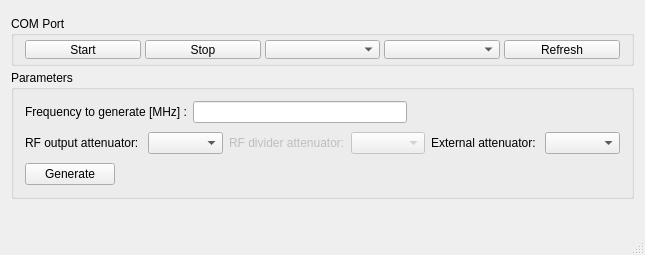
<?xml version="1.0" encoding="UTF-8"?>
<ui version="4.0">
 <class>Generator</class>
 <widget class="QMainWindow" name="Generator">
  <property name="geometry">
   <rect>
    <x>0</x>
    <y>0</y>
    <width>645</width>
    <height>254</height>
   </rect>
  </property>
  <property name="windowTitle">
   <string>Generator</string>
  </property>
  <widget class="QWidget" name="centralWidget">
   <layout class="QGridLayout" name="gridLayout">
    <property name="spacing">
     <number>9</number>
    </property>
    <item row="1" column="0" colspan="2">
     <widget class="QGroupBox" name="groupBox">
      <property name="title">
       <string>Parameters</string>
      </property>
      <layout class="QGridLayout" name="gridLayout_2">
       <property name="spacing">
        <number>9</number>
       </property>
       <item row="3" column="0">
        <layout class="QHBoxLayout" name="horizontalLayout_5">
         <property name="bottomMargin">
          <number>0</number>
         </property>
         <item>
          <widget class="QPushButton" name="PB_freq">
           <property name="minimumSize">
            <size>
             <width>90</width>
             <height>0</height>
            </size>
           </property>
           <property name="text">
            <string>Generate</string>
           </property>
          </widget>
         </item>
         <item>
          <spacer name="horizontalSpacer_5">
           <property name="orientation">
            <enum>Qt::Horizontal</enum>
           </property>
           <property name="sizeHint" stdset="0">
            <size>
             <width>30</width>
             <height>20</height>
            </size>
           </property>
          </spacer>
         </item>
        </layout>
       </item>
       <item row="0" column="0">
        <layout class="QHBoxLayout" name="horizontalLayout">
         <item>
          <widget class="QLabel" name="L_freq">
           <property name="text">
            <string>Frequency to generate [MHz] :</string>
           </property>
          </widget>
         </item>
         <item>
          <widget class="QLineEdit" name="LE_freq"/>
         </item>
         <item>
          <spacer name="horizontalSpacer_4">
           <property name="orientation">
            <enum>Qt::Horizontal</enum>
           </property>
           <property name="sizeHint" stdset="0">
            <size>
             <width>40</width>
             <height>20</height>
            </size>
           </property>
          </spacer>
         </item>
        </layout>
       </item>
       <item row="1" column="0">
        <layout class="QHBoxLayout" name="horizontalLayout_2">
         <property name="bottomMargin">
          <number>0</number>
         </property>
         <item>
          <widget class="QLabel" name="label">
           <property name="text">
            <string>RF output attenuator: </string>
           </property>
          </widget>
         </item>
         <item>
          <widget class="QComboBox" name="CB_int1Atten"/>
         </item>
         <item>
          <widget class="QLabel" name="label_2">
           <property name="enabled">
            <bool>false</bool>
           </property>
           <property name="text">
            <string>RF divider attenuator:</string>
           </property>
          </widget>
         </item>
         <item>
          <widget class="QComboBox" name="CB_int2Atten">
           <property name="enabled">
            <bool>false</bool>
           </property>
          </widget>
         </item>
         <item>
          <widget class="QLabel" name="label_3">
           <property name="text">
            <string>External attenuator: </string>
           </property>
          </widget>
         </item>
         <item>
          <widget class="QComboBox" name="CB_extAtten"/>
         </item>
        </layout>
       </item>
      </layout>
     </widget>
    </item>
    <item row="0" column="0" colspan="2">
     <widget class="QGroupBox" name="GB_comPorts">
      <property name="sizePolicy">
       <sizepolicy hsizetype="Preferred" vsizetype="Minimum">
        <horstretch>0</horstretch>
        <verstretch>0</verstretch>
       </sizepolicy>
      </property>
      <property name="minimumSize">
       <size>
        <width>0</width>
        <height>50</height>
       </size>
      </property>
      <property name="maximumSize">
       <size>
        <width>16777215</width>
        <height>40</height>
       </size>
      </property>
      <property name="title">
       <string>COM Port</string>
      </property>
      <layout class="QHBoxLayout" name="horizontalLayout_9">
       <property name="spacing">
        <number>4</number>
       </property>
       <property name="topMargin">
        <number>4</number>
       </property>
       <property name="bottomMargin">
        <number>4</number>
       </property>
       <item>
        <widget class="QPushButton" name="PB_start">
         <property name="text">
          <string>Start</string>
         </property>
        </widget>
       </item>
       <item>
        <widget class="QPushButton" name="PB_stop">
         <property name="text">
          <string>Stop</string>
         </property>
        </widget>
       </item>
       <item>
        <widget class="QComboBox" name="CB_comList">
         <property name="editable">
          <bool>false</bool>
         </property>
        </widget>
       </item>
       <item>
        <widget class="QComboBox" name="CB_baudList"/>
       </item>
       <item>
        <widget class="QPushButton" name="PB_refresh">
         <property name="text">
          <string>Refresh</string>
         </property>
        </widget>
       </item>
      </layout>
     </widget>
    </item>
    <item row="2" column="0" colspan="2">
     <widget class="QLabel" name="L_logs">
      <property name="text">
       <string/>
      </property>
     </widget>
    </item>
   </layout>
  </widget>
  <widget class="QMenuBar" name="menuBar">
   <property name="geometry">
    <rect>
     <x>0</x>
     <y>0</y>
     <width>645</width>
     <height>21</height>
    </rect>
   </property>
  </widget>
  <widget class="QStatusBar" name="statusBar"/>
 </widget>
 <layoutdefault spacing="6" margin="11"/>
 <resources/>
 <connections/>
</ui>
